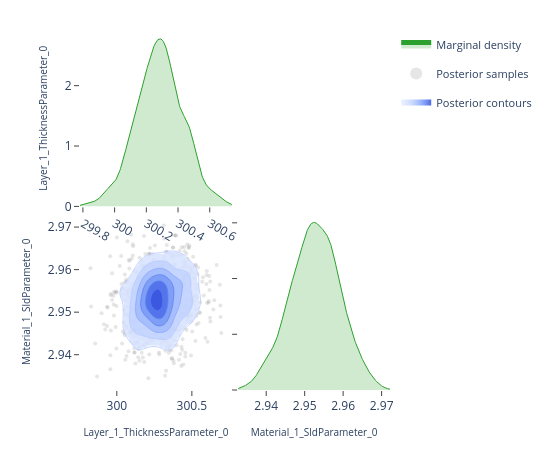

The code cell stored with this chart in its notebook:
### Code cell
# ---- Pairwise focus: thickness vs SLD ---------------------------------------
# A 2-parameter corner plot zooms in on the joint posterior for a specific
# pair.  This is the same view the EasyReflectometryApp's "2D Heatmap"
# sub-tab uses to inspect parameter degeneracies.


params_of_interest = ['Layer_1_ThicknessParameter_0', 'Material_1_SldParameter_0']
idx = [posterior.param_names.index(p) for p in params_of_interest]
subset_draws = np.asarray(posterior.draws)[:, idx]

fig = plot_corner(subset_draws, params_of_interest)
fig.show()

### Figure 1 — Plotly figure (JSON) as saved in the notebook; plotly's stock layout.template omitted (floating-point values rounded to 4 significant figures; data arrays with more than 128 entries replaced by an {"elided": "..."} marker saying what was removed)
{"data": [{"fill": "tozeroy", "fillcolor": "rgba(44, 160, 44, 0.22)", "hoverinfo": "skip", "legendgroup": "marginal", "line": {"color": "rgb(44, 160, 44)", "width": 1}, "mode": "lines", "name": "Marginal density", "showlegend": true, "type": "scatter", "x": {"elided": "256 float values"}, "xaxis": "x", "y": {"elided": "256 float values"}, "yaxis": "y"}, {"hoverinfo": "skip", "legendgroup": "scatter", "marker": {"color": "rgba(140, 140, 140, 0.22)", "size": 4}, "mode": "markers", "name": "Posterior samples", "showlegend": true, "type": "scatter", "x": {"elided": "760 float values"}, "xaxis": "x3", "y": {"elided": "760 float values"}, "yaxis": "y3", "zorder": 0}, {"colorscale": [[0.0, "rgba(224, 233, 255, 0.62)"], [0.35, "rgba(183, 203, 255, 0.70)"], [0.6, "rgba(138, 169, 252, 0.78)"], [0.82, "rgba(96, 131, 242, 0.84)"], [1.0, "rgba(58, 86, 224, 0.90)"]], "connectgaps": false, "contours": {"coloring": "fill", "end": 161.5, "showlabels": false, "showlines": false, "size": 25.5, "start": 34.0}, "hoverinfo": "skip", "legendgroup": "contour", "name": "Posterior contours", "showlegend": true, "showscale": false, "type": "contour", "x": [299.8, 299.8, 299.8, 299.8, 299.8, 299.8, 299.9, 299.9, 299.9, 299.9, 299.9, 299.9, 299.9, 299.9, 300.0, 300.0, 300.0, 300.0, 300.0, 300.0, 300.0, 300.0, 300.0, 300.1, 300.1, 300.1, 300.1, 300.1, 300.1, 300.1, 300.1, 300.2, 300.2, 300.2, 300.2, 300.2, 300.2, 300.2, 300.2, 300.3, 300.3, 300.3, 300.3, 300.3, 300.3, 300.3, 300.3, 300.4, 300.4, 300.4, 300.4, 300.4, 300.4, 300.4, 300.4, 300.4, 300.5, 300.5, 300.5, 300.5, 300.5, 300.5, 300.5, 300.5, 300.6, 300.6, 300.6, 300.6, 300.6, 300.6, 300.6, 300.6, 300.7, 300.7, 300.7, 300.7, 300.7, 300.7, 300.7, 300.7], "xaxis": "x3", "y": [2.933, 2.933, 2.934, 2.934, 2.935, 2.935, 2.936, 2.936, 2.937, 2.937, 2.938, 2.938, 2.939, 2.939, 2.94, 2.94, 2.941, 2.941, 2.942, 2.942, 2.943, 2.943, 2.944, 2.944, 2.945, 2.945, 2.946, 2.946, 2.947, 2.947, 2.948, 2.948, 2.949, 2.949, 2.95, 2.95, 2.951, 2.951, 2.952, 2.952, 2.953, 2.953, 2.954, 2.954, 2.955, 2.955, 2.956, 2.956, 2.957, 2.957, 2.958, 2.958, 2.959, 2.959, 2.96, 2.96, 2.961, 2.961, 2.962, 2.962, 2.963, 2.963, 2.964, 2.964, 2.965, 2.965, 2.966, 2.966, 2.967, 2.967, 2.968, 2.968, 2.969, 2.969, 2.97, 2.97, 2.971, 2.971, 2.972, 2.972], "yaxis": "y3", "z": {"elided": "80x80 float values"}, "zmax": 161.5, "zmin": 34.0, "zorder": 1}, {"colorscale": [[0.0, "rgba(183, 203, 255, 0.94)"], [0.35, "rgba(183, 203, 255, 0.94)"], [0.35, "rgba(138, 169, 252, 0.95)"], [0.6, "rgba(138, 169, 252, 0.95)"], [0.6, "rgba(96, 131, 242, 0.96)"], [0.82, "rgba(96, 131, 242, 0.96)"], [0.82, "rgba(58, 86, 224, 0.98)"], [1.0, "rgba(58, 86, 224, 0.98)"]], "contours": {"coloring": "lines", "end": 161.5, "showlabels": false, "size": 25.5, "start": 34.0}, "hoverinfo": "skip", "legendgroup": "contour", "line": {"width": 0.9}, "showlegend": false, "showscale": false, "type": "contour", "x": [299.8, 299.8, 299.8, 299.8, 299.8, 299.8, 299.9, 299.9, 299.9, 299.9, 299.9, 299.9, 299.9, 299.9, 300.0, 300.0, 300.0, 300.0, 300.0, 300.0, 300.0, 300.0, 300.0, 300.1, 300.1, 300.1, 300.1, 300.1, 300.1, 300.1, 300.1, 300.2, 300.2, 300.2, 300.2, 300.2, 300.2, 300.2, 300.2, 300.3, 300.3, 300.3, 300.3, 300.3, 300.3, 300.3, 300.3, 300.4, 300.4, 300.4, 300.4, 300.4, 300.4, 300.4, 300.4, 300.4, 300.5, 300.5, 300.5, 300.5, 300.5, 300.5, 300.5, 300.5, 300.6, 300.6, 300.6, 300.6, 300.6, 300.6, 300.6, 300.6, 300.7, 300.7, 300.7, 300.7, 300.7, 300.7, 300.7, 300.7], "xaxis": "x3", "y": [2.933, 2.933, 2.934, 2.934, 2.935, 2.935, 2.936, 2.936, 2.937, 2.937, 2.938, 2.938, 2.939, 2.939, 2.94, 2.94, 2.941, 2.941, 2.942, 2.942, 2.943, 2.943, 2.944, 2.944, 2.945, 2.945, 2.946, 2.946, 2.947, 2.947, 2.948, 2.948, 2.949, 2.949, 2.95, 2.95, 2.951, 2.951, 2.952, 2.952, 2.953, 2.953, 2.954, 2.954, 2.955, 2.955, 2.956, 2.956, 2.957, 2.957, 2.958, 2.958, 2.959, 2.959, 2.96, 2.96, 2.961, 2.961, 2.962, 2.962, 2.963, 2.963, 2.964, 2.964, 2.965, 2.965, 2.966, 2.966, 2.967, 2.967, 2.968, 2.968, 2.969, 2.969, 2.97, 2.97, 2.971, 2.971, 2.972, 2.972], "yaxis": "y3", "z": {"elided": "80x80 float values"}, "zmax": 161.5, "zmin": 34.0, "zorder": 2}, {"fill": "tozeroy", "fillcolor": "rgba(44, 160, 44, 0.22)", "hoverinfo": "skip", "legendgroup": "marginal", "line": {"color": "rgb(44, 160, 44)", "width": 1}, "mode": "lines", "name": "Marginal density", "showlegend": false, "type": "scatter", "x": {"elided": "256 float values"}, "xaxis": "x4", "y": {"elided": "256 float values"}, "yaxis": "y4"}], "layout": {"height": 450, "legend": {"font": {"size": 11}, "itemsizing": "constant", "orientation": "v", "x": 1.02, "xanchor": "left", "y": 1.0, "yanchor": "top"}, "margin": {"b": 60, "l": 80, "r": 160, "t": 30}, "plot_bgcolor": "white", "showlegend": true, "width": 550, "xaxis": {"anchor": "y", "domain": [0.0, 0.49], "showgrid": false, "ticks": "outside", "zeroline": false}, "xaxis2": {"anchor": "y2", "domain": [0.51, 1.0], "showgrid": false, "ticks": "outside", "visible": false, "zeroline": false}, "xaxis3": {"anchor": "y3", "domain": [0.0, 0.49], "showgrid": false, "ticks": "outside", "title": {"font": {"size": 10}, "text": "Layer_1_ThicknessParameter_0"}, "zeroline": false}, "xaxis4": {"anchor": "y4", "domain": [0.51, 1.0], "showgrid": false, "ticks": "outside", "title": {"font": {"size": 10}, "text": "Material_1_SldParameter_0"}, "zeroline": false}, "yaxis": {"anchor": "x", "domain": [0.51, 1.0], "showgrid": false, "ticks": "outside", "title": {"font": {"size": 10}, "text": "Layer_1_ThicknessParameter_0"}, "zeroline": false}, "yaxis2": {"anchor": "x2", "domain": [0.51, 1.0], "showgrid": false, "ticks": "outside", "visible": false, "zeroline": false}, "yaxis3": {"anchor": "x3", "domain": [0.0, 0.49], "showgrid": false, "ticks": "outside", "title": {"font": {"size": 10}, "text": "Material_1_SldParameter_0"}, "zeroline": false}, "yaxis4": {"anchor": "x4", "domain": [0.0, 0.49], "showgrid": false, "showticklabels": false, "ticks": "outside", "zeroline": false}}}
